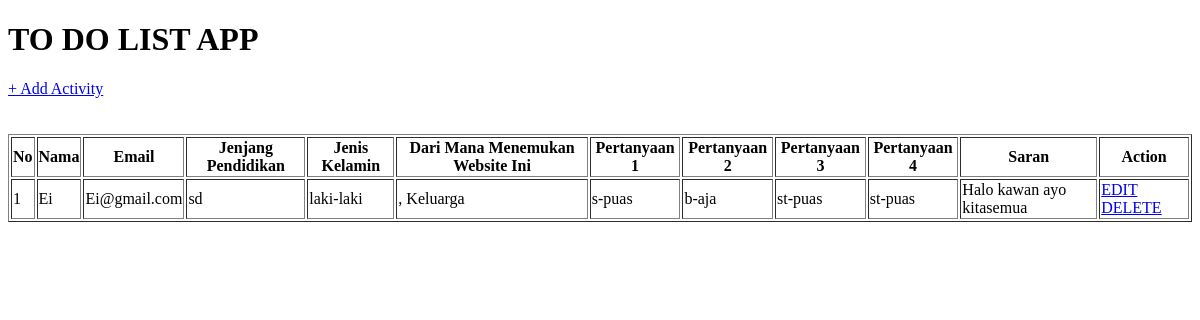
Before: / with the older database file.
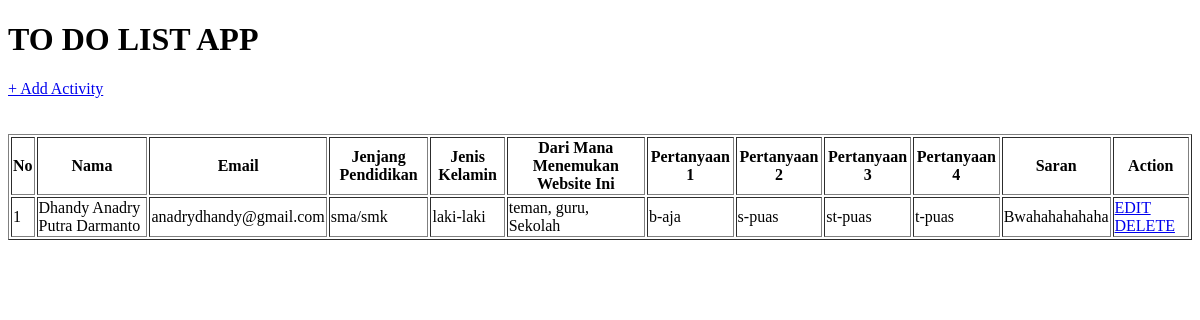
After: the same page with the newer database file.
### tables this page shows
CREATE TABLE `support` (
  `id` int(11) NOT NULL,
  `Nama` text NOT NULL,
  `Email` text NOT NULL,
  `JenjangPendidikan` text NOT NULL,
  `JenisKelamin` text NOT NULL,
  `Menemukan1` varchar(225) NOT NULL,
  `Menemukan2` text NOT NULL,
  `Pertanyaan1` text NOT NULL,
  `Pertanyaan2` text NOT NULL,
  `Pertanyaan3` text NOT NULL,
  `Pertanyaan4` text NOT NULL,
  `Saran` text NOT NULL
);

### index.php (the view, shortened to what this page needs)
<!DOCTYPE html>
<html lang="en">
<head>
</head>
<body>
    <div class="header">
        <h1 class="header-text">TO DO LIST APP</h1>
    </div>
    <div class="isi">
        <div class="tambah">
            <a class="add-acti" href="tambah.php">+ Add Activity</a>
        </div>
        <br><br>
        <table border="1">
            <tr>
                <th>No</th>
                <th>Nama</th>
                <th>Email</th>
                <th>Jenjang Pendidikan</th>
                <th>Jenis Kelamin</th>
                <th>Dari Mana Menemukan Website Ini</th>
                <th>Pertanyaan 1</th>
                <th>Pertanyaan 2</th>
                <th>Pertanyaan 3</th>
                <th>Pertanyaan 4</th>
                <th>Saran</th>
                <th>Action</th>
            </tr>
            <?php
            include 'connection.php';
            $no = 1;
            $data = mysqli_query($koneksi, "select * from support");
            while ($d = mysqli_fetch_array($data)) {
            ?>
                <tr>
                    <td><?php echo $no++; ?></td>
                    <td><?php echo $d['Nama'] ?></td>
                    <td><?php echo $d['Email'] ?></td>
                    <td><?php echo $d['JenjangPendidikan'] ?></td>
                    <td><?php echo $d['JenisKelamin'] ?></td>
                    <td><?php echo $d['Menemukan1']; echo ", ", $d['Menemukan2'] ?></td>
                    <td><?php echo $d['Pertanyaan1'] ?></td>
                    <td><?php echo $d['Pertanyaan2'] ?></td>
                    <td><?php echo $d['Pertanyaan3'] ?></td>
                    <td><?php echo $d['Pertanyaan4'] ?></td>
                    <td><?php echo $d['Saran'] ?></td>
                    <td>
                        <a href="edit.php?id=<?php echo $d['id']; ?>">EDIT</a>
                        <a href="hapus.php?id=<?php echo $d['id']; ?>">DELETE</a>
                    </td>
                </tr>
            <?php
            }
            ?>
    </div>
</body>
</html>

Changed rows visible on the page:
removed support: Nama "Ei", Email "Ei@gmail.com", JenjangPendidikan "sd", JenisKelamin "laki-laki", Menemukan2 "Keluarga", Pertanyaan1 "s-puas", Pertanyaan2 "b-aja", Pertanyaan3 "st-puas", Pertanyaan4 "st-puas", Saran "Halo kawan ayo kitasemua"
added support: Nama "Dhandy Anadry Putra Darmanto", Email "anadrydhandy@gmail.com", JenjangPendidikan "sma/smk", JenisKelamin "laki-laki", Menemukan1 "teman, guru", Menemukan2 "Sekolah", Pertanyaan1 "b-aja", Pertanyaan2 "s-puas", Pertanyaan3 "st-puas", Pertanyaan4 "t-puas", Saran "Bwahahahahaha"
